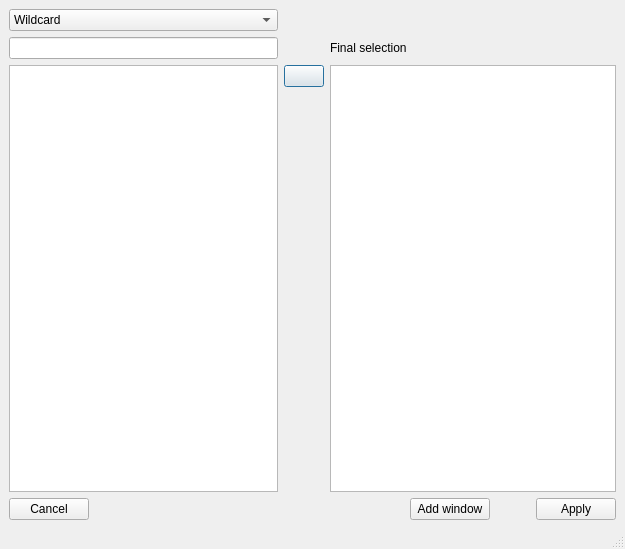
<?xml version="1.0" encoding="UTF-8"?>
<ui version="4.0">
 <class>SearchDialog</class>
 <widget class="QDialog" name="SearchDialog">
  <property name="geometry">
   <rect>
    <x>0</x>
    <y>0</y>
    <width>625</width>
    <height>549</height>
   </rect>
  </property>
  <property name="windowTitle">
   <string>Dialog</string>
  </property>
  <property name="sizeGripEnabled">
   <bool>true</bool>
  </property>
  <layout class="QGridLayout" name="grid_layout" columnstretch="1,0,1,0,0,0">
   <property name="leftMargin">
    <number>9</number>
   </property>
   <property name="topMargin">
    <number>9</number>
   </property>
   <property name="rightMargin">
    <number>9</number>
   </property>
   <property name="bottomMargin">
    <number>9</number>
   </property>
   <item row="5" column="0" rowspan="4">
    <widget class="QListWidget" name="matches">
     <property name="selectionMode">
      <enum>QAbstractItemView::ExtendedSelection</enum>
     </property>
     <property name="sortingEnabled">
      <bool>true</bool>
     </property>
    </widget>
   </item>
   <item row="1" column="0">
    <widget class="QLineEdit" name="search_box">
     <property name="text">
      <string/>
     </property>
    </widget>
   </item>
   <item row="0" column="0">
    <widget class="QComboBox" name="match_kind">
     <property name="currentIndex">
      <number>0</number>
     </property>
     <item>
      <property name="text">
       <string>Wildcard</string>
      </property>
     </item>
     <item>
      <property name="text">
       <string>Regex</string>
      </property>
     </item>
    </widget>
   </item>
   <item row="5" column="2" rowspan="4" colspan="4">
    <widget class="MinimalListWidget" name="selection"/>
   </item>
   <item row="10" column="0">
    <widget class="QLabel" name="status">
     <property name="text">
      <string/>
     </property>
    </widget>
   </item>
   <item row="6" column="1">
    <spacer name="verticalSpacer_2">
     <property name="orientation">
      <enum>Qt::Vertical</enum>
     </property>
     <property name="sizeHint" stdset="0">
      <size>
       <width>20</width>
       <height>40</height>
      </size>
     </property>
    </spacer>
   </item>
   <item row="1" column="2">
    <widget class="QLabel" name="label">
     <property name="text">
      <string>Final selection</string>
     </property>
    </widget>
   </item>
   <item row="5" column="1">
    <widget class="QPushButton" name="add_btn">
     <property name="text">
      <string/>
     </property>
     <property name="icon">
      <iconset resource="resource.qrc">
       <normaloff>:/left.png</normaloff>:/left.png</iconset>
     </property>
    </widget>
   </item>
   <item row="9" column="0" colspan="6">
    <layout class="QHBoxLayout" name="horizontalLayout" stretch="0,1,0,0,0">
     <item>
      <widget class="QPushButton" name="cancel_btn">
       <property name="text">
        <string>Cancel</string>
       </property>
      </widget>
     </item>
     <item>
      <spacer name="horizontalSpacer_2">
       <property name="orientation">
        <enum>Qt::Horizontal</enum>
       </property>
       <property name="sizeHint" stdset="0">
        <size>
         <width>40</width>
         <height>20</height>
        </size>
       </property>
      </spacer>
     </item>
     <item>
      <widget class="QPushButton" name="add_window_btn">
       <property name="text">
        <string>Add window</string>
       </property>
      </widget>
     </item>
     <item>
      <spacer name="horizontalSpacer">
       <property name="orientation">
        <enum>Qt::Horizontal</enum>
       </property>
       <property name="sizeHint" stdset="0">
        <size>
         <width>40</width>
         <height>20</height>
        </size>
       </property>
      </spacer>
     </item>
     <item>
      <widget class="QPushButton" name="apply_btn">
       <property name="text">
        <string>Apply</string>
       </property>
      </widget>
     </item>
    </layout>
   </item>
  </layout>
 </widget>
 <customwidgets>
  <customwidget>
   <class>MinimalListWidget</class>
   <extends>QListWidget</extends>
   <header>asammdf/gui/widgets/list.h</header>
  </customwidget>
 </customwidgets>
 <tabstops>
  <tabstop>search_box</tabstop>
  <tabstop>matches</tabstop>
  <tabstop>add_btn</tabstop>
  <tabstop>selection</tabstop>
  <tabstop>add_window_btn</tabstop>
  <tabstop>apply_btn</tabstop>
  <tabstop>cancel_btn</tabstop>
  <tabstop>match_kind</tabstop>
 </tabstops>
 <resources>
  <include location="resource.qrc"/>
 </resources>
 <connections/>
</ui>
